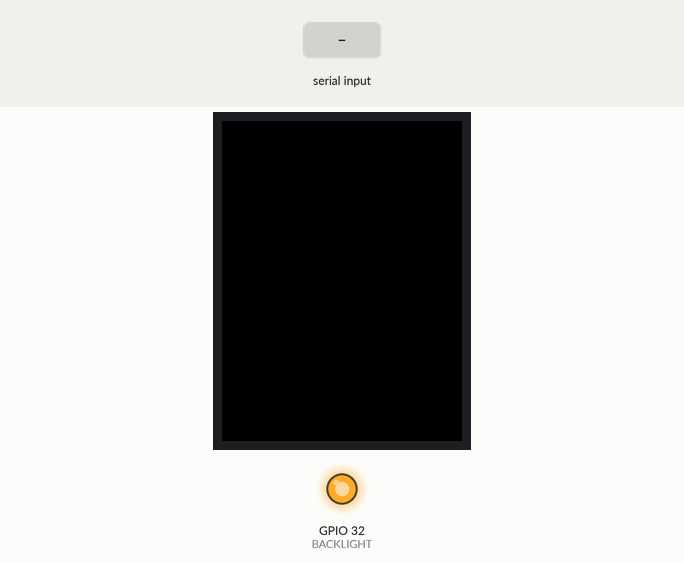
This program was run on a simulated ESP32. Parts: 320×240 colour display, output pins drawn as LEDs (lit = HIGH). The test bench sets the inputs (shaded band). Nothing arrives over Bluetooth unless stated.

Above: at 1.4 s.
1.5 s: "1\n" received over the second serial link
At 2.0 s:
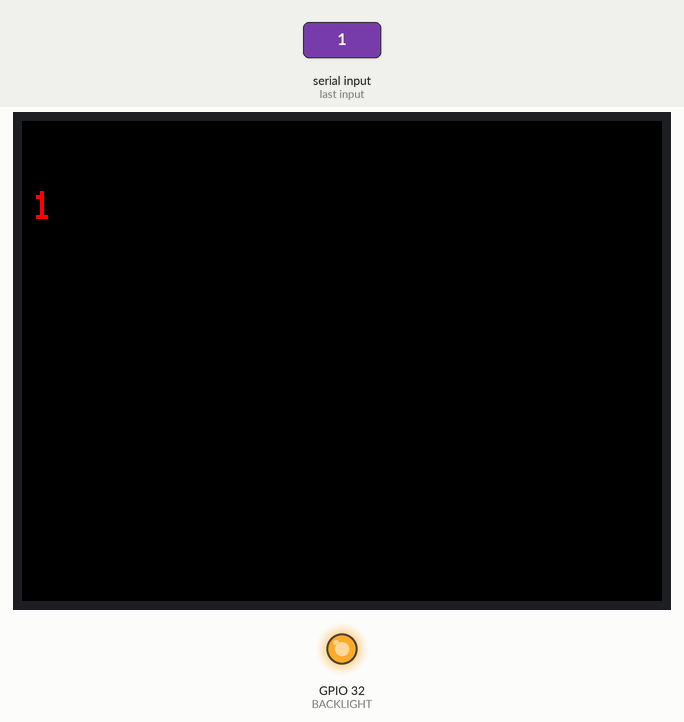
3.0 s: "0\n" received over the second serial link
4.5 s: "2\n" received over the second serial link
At 5.4 s:
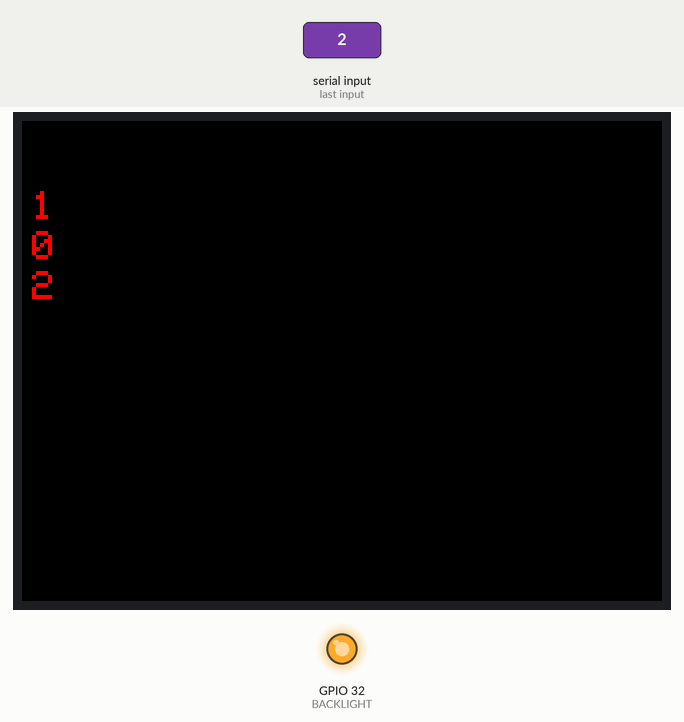
Timing chart, 0 to 7.5 s (numbered marks = the images above; inputs shaded):
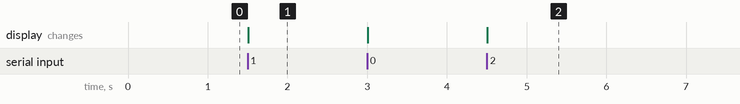

Measured:
- after the input at 1.5 s, the display: changes at once (image 1)
- after the input at 4.5 s, the display: changes at once (image 2)

The program:

main.cpp
```cpp
#include <Arduino.h>
#include "freertos/FreeRTOS.h"
#include "freertos/task.h"
#include <stdio.h>
#include <stdlib.h>

#include <TFT_eSPI.h>
#include "BluetoothSerial.h"

#define LED 2 // led
#define BACKLIGHT 32 //backlight cpio
#define X_RES 240 // y (rotated)
#define Y_RES 320 // x (rotated)
#define VERTICAL_OFFSET 35
#define DRAW_BUF_SIZE (X_RES * Y_RES / 10 * (LV_COLOR_DEPTH / 8)) // refresh display buffer
TFT_eSPI tft = TFT_eSPI(); // Create TFT object
BluetoothSerial SerialBT;
void* draw_buf;


void led(void* args){
  int i = 1000;
  while(1){
    digitalWrite(LED, HIGH);
    vTaskDelay(i/portTICK_PERIOD_MS);
    digitalWrite(LED, LOW);
    vTaskDelay(i/portTICK_PERIOD_MS);
    i= (int)((float)i /1.2);
    if(i == 0){
      i = 1000;
    }
    //Serial.printf("%i\n", i);
  }
}


unsigned int x_set = 5;
unsigned int y_set = 35;
unsigned int i = 1;
template<typename ...Args>
void debug(const char* format, Args... args){

  if (y_set> 190){ // to go col 2
    i++;
    x_set +=170;
    y_set = 35;
  }

  if (i>2){ // reset
    tft.fillScreen(TFT_BLACK);
    x_set = 5;
    y_set=35;
    i=1;
    //tft.setCursor(x_set, y_set);
  }

  tft.setCursor(x_set, y_set);

  tft.printf(format, args...);

  y_set+= 20;
  //x_set += 10;
}

void vTaskMemoryUsage(void *pvParameters)
{
    while(1){
    // Get the task handle
    TaskHandle_t xTaskHandle = xTaskGetCurrentTaskHandle();

    // Get the high-water mark of the task's stack (bytes left)
    UBaseType_t uxHighWaterMark = uxTaskGetStackHighWaterMark(xTaskHandle);

    // Optionally, print the stack size (this is the total stack size)
    UBaseType_t uxTaskStackSize = configMINIMAL_STACK_SIZE; // Or your stack size

    debug("mem: %i | %i", uxHighWaterMark, uxTaskStackSize);
    vTaskDelay(1000/portTICK_PERIOD_MS);
    }


}

/*
pio run; git-all; pio run --target upload && pio device monitor -b 115200
*/

void setup() {
  Serial.begin(115200); //listen on port 115200

  SerialBT.begin("ESP32test");

  // tft gui basic
  tft.init();
  tft.setRotation(1);  // Set display rotation (optional)

  tft.fillScreen(TFT_BLACK);
  // Print some text
  tft.setTextColor(TFT_RED);  // Set text color to black
  tft.setTextSize(2);  // Set text size
  //tft.fillRect(0,35, 320,170, TFT_BLACK); // offset in y direction is 35 px

  tft.setCursor(x_set, y_set);  // Set cursor position

  pinMode(BACKLIGHT, OUTPUT);
  analogWrite(BACKLIGHT, 255);

  xTaskCreate(led, "blink led", 1048, NULL, 1, NULL);
  //xTaskCreate(vTaskMemoryUsage, "task monitor", 2048, NULL, 1, NULL);
  //xTaskCreate(print_test, "debug test", 4000, NULL, 1, NULL);


}


char buffer[101];
uint8_t chr = 0;
void loop() {

  // // check for message from serial monitor
  // if (Serial.available()){
  //   SerialBT.write(Serial.read());
  // }

  // //check for message from a paired bluetooth
  // if (SerialBT.available()){
  //   Serial.write(SerialBT.read());
  // }

  if (SerialBT.available()){

    char curr = SerialBT.read();

    switch(curr){
      case '\n':
        buffer[chr] = '\0';
        debug("%s",buffer);
        chr=0;
      break;
      default:
        buffer[chr] = curr;
        chr++;
    }
    if(chr>99) chr = 0;
  }
  delay(5);
  //lv_timer_handler();
}


//LVGL CODE
/*
#include <lvgl.h>

// DEBUG IN PRINTF STYLE TERMINAL ON THE ESP32
template <typename... Args>
void debug(lv_obj_t* debug_obj, const char* format, Args... args){

  char buffer[150];
  sprintf(buffer, format, args...);
  lv_label_set_text_fmt(debug_obj,"%s\n> %s",lv_label_get_text(debug_obj), buffer);


}

lv_obj_t* debug_make(){
  lv_obj_t* out = lv_label_create(lv_scr_act());
  lv_obj_set_size(out, Y_RES,X_RES);
  lv_obj_align(out, LV_ALIGN_TOP_LEFT, 5,VERTICAL_OFFSET-15);
  return out;
}


 lv_init();
  // malloc_cap_internal : internal flash sotrage
  draw_buf = heap_caps_malloc(DRAW_BUF_SIZE, MALLOC_CAP_DMA); // heap caps malloc: malloc but you can specify where the heap goes
  lv_display_t * disp = lv_tft_espi_create(X_RES, Y_RES, draw_buf, DRAW_BUF_SIZE);
  lv_disp_set_rotation(disp,LV_DISPLAY_ROTATION_90);

  //lv_obj_t *hello = lv_label_create(lv_scr_act());
  //lv_label_set_text(hello, "HELLO\n THERE");
  //lv_obj_align(hello, LV_ALIGN_CENTER,0,0);
  //lv_label_set_text(hello, "h");


  lv_obj_t *d = debug_make();

  char* test = "fdjshckd";
  //debug(d,"those who know..%d\t%s",345,test);
  //debug(d,"hello worldd%d", 453);

*/
```
